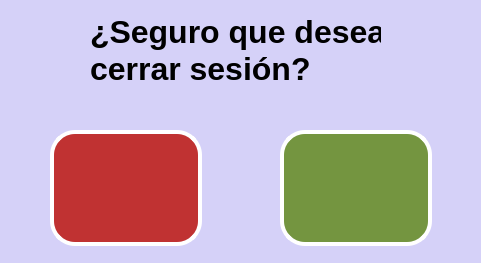
<?xml version="1.0" encoding="UTF-8"?>
<ui version="4.0">
 <class>CerrarSesion_Widget</class>
 <widget class="QWidget" name="CerrarSesion_Widget">
  <property name="geometry">
   <rect>
    <x>0</x>
    <y>0</y>
    <width>481</width>
    <height>263</height>
   </rect>
  </property>
  <property name="windowTitle">
   <string>Form</string>
  </property>
  <property name="styleSheet">
   <string notr="true">background-color: rgb(213, 209, 248);</string>
  </property>
  <widget class="QWidget" name="widget" native="true">
   <property name="geometry">
    <rect>
     <x>0</x>
     <y>0</y>
     <width>481</width>
     <height>261</height>
    </rect>
   </property>
   <property name="styleSheet">
    <string notr="true">        border-radius: 20px;  /* Ajusta el valor para hacer las esquinas más o menos redondas */
</string>
   </property>
   <widget class="QLabel" name="label_2">
    <property name="geometry">
     <rect>
      <x>90</x>
      <y>10</y>
      <width>291</width>
      <height>81</height>
     </rect>
    </property>
    <property name="styleSheet">
     <string notr="true">background-color: rgb(213, 209, 248);
color: black;  
font-family: &quot;Segoe UI&quot;;
font-size: 32px;
font-weight: 650; 
qproperty-alignment: AlignCenter;



</string>
    </property>
    <property name="text">
     <string>¿Seguro que desea 
cerrar sesión?</string>
    </property>
   </widget>
   <widget class="QPushButton" name="CancelarCerrarSession_Btn">
    <property name="geometry">
     <rect>
      <x>50</x>
      <y>130</y>
      <width>152</width>
      <height>116</height>
     </rect>
    </property>
    <property name="font">
     <font>
      <family>Segoe UI</family>
      <pointsize>16</pointsize>
      <weight>75</weight>
      <bold>true</bold>
     </font>
    </property>
    <property name="styleSheet">
     <string notr="true">QPushButton {

        background-color: #C03232;
        /*border: 2px solid black;*/
		color: white;  /* Cambia el color de la fuente a blanco */
        border-radius: 25px;  /* Ajusta el valor para hacer las esquinas más o menos redondas */
        padding: 10px;  /* Ajusta el margen interno del QLabel */
		border: 4px solid white;
    }</string>
    </property>
    <property name="text">
     <string/>
    </property>
    <property name="icon">
     <iconset resource="../resources/resources.qrc">
      <normaloff>:/images/iconos/botones/cerrar.png</normaloff>:/images/iconos/botones/cerrar.png</iconset>
    </property>
    <property name="iconSize">
     <size>
      <width>72</width>
      <height>72</height>
     </size>
    </property>
   </widget>
   <widget class="QPushButton" name="ConfirmarCerrarSession_Btn">
    <property name="geometry">
     <rect>
      <x>280</x>
      <y>130</y>
      <width>152</width>
      <height>116</height>
     </rect>
    </property>
    <property name="font">
     <font>
      <family>Segoe UI</family>
      <pointsize>16</pointsize>
      <weight>75</weight>
      <bold>true</bold>
     </font>
    </property>
    <property name="styleSheet">
     <string notr="true">QPushButton {

         background-color: #749540;
        /*border: 2px solid black;*/
		color: white;  /* Cambia el color de la fuente a blanco */
        border-radius: 25px;  /* Ajusta el valor para hacer las esquinas más o menos redondas */
        padding: 10px;  /* Ajusta el margen interno del QLabel */
		border: 4px solid white;
    }</string>
    </property>
    <property name="text">
     <string/>
    </property>
    <property name="icon">
     <iconset resource="../resources/resources.qrc">
      <normaloff>:/images/iconos/botones/check-mark.png</normaloff>:/images/iconos/botones/check-mark.png</iconset>
    </property>
    <property name="iconSize">
     <size>
      <width>92</width>
      <height>92</height>
     </size>
    </property>
   </widget>
  </widget>
 </widget>
 <resources>
  <include location="../resources/resources.qrc"/>
  <include location="../../../../Program Files (x86)/resources/resources.qrc"/>
 </resources>
 <connections>
  <connection>
   <sender>ConfirmarCerrarSession_Btn</sender>
   <signal>clicked()</signal>
   <receiver>CerrarSesion_Widget</receiver>
   <slot>ConfirmarCerrarSesion()</slot>
   <hints>
    <hint type="sourcelabel">
     <x>395</x>
     <y>170</y>
    </hint>
    <hint type="destinationlabel">
     <x>481</x>
     <y>159</y>
    </hint>
   </hints>
  </connection>
  <connection>
   <sender>CancelarCerrarSession_Btn</sender>
   <signal>clicked()</signal>
   <receiver>CerrarSesion_Widget</receiver>
   <slot>CancelarCerrarSesion()</slot>
   <hints>
    <hint type="sourcelabel">
     <x>68</x>
     <y>180</y>
    </hint>
    <hint type="destinationlabel">
     <x>-2</x>
     <y>155</y>
    </hint>
   </hints>
  </connection>
 </connections>
 <slots>
  <slot>ConfirmarCerrarSesion()</slot>
  <slot>CancelarCerrarSesion()</slot>
 </slots>
</ui>
